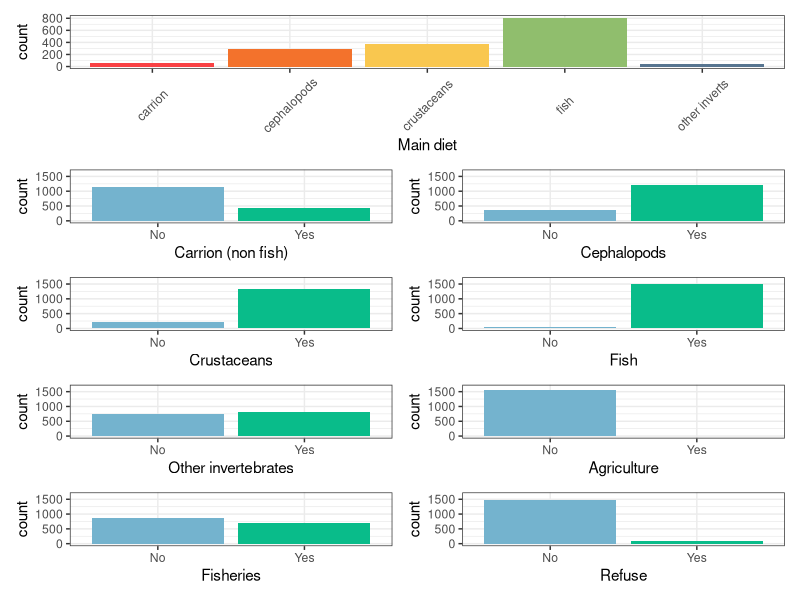
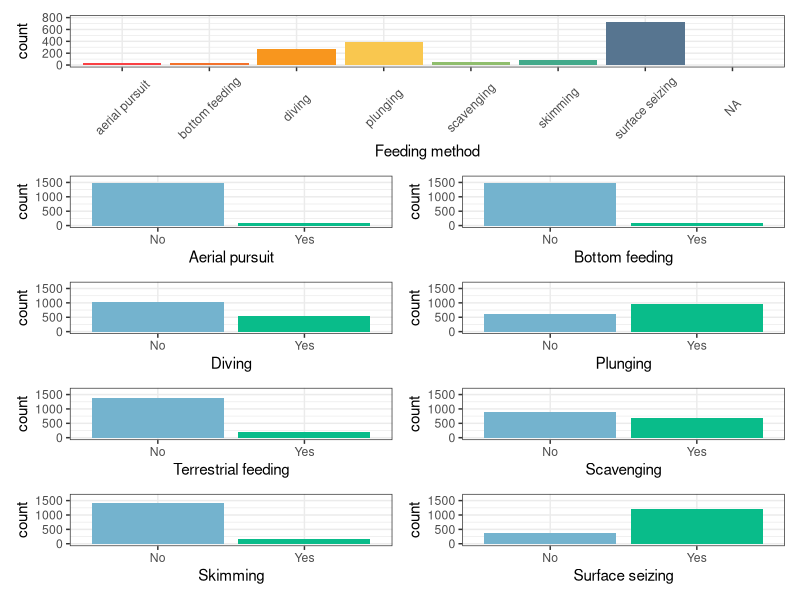
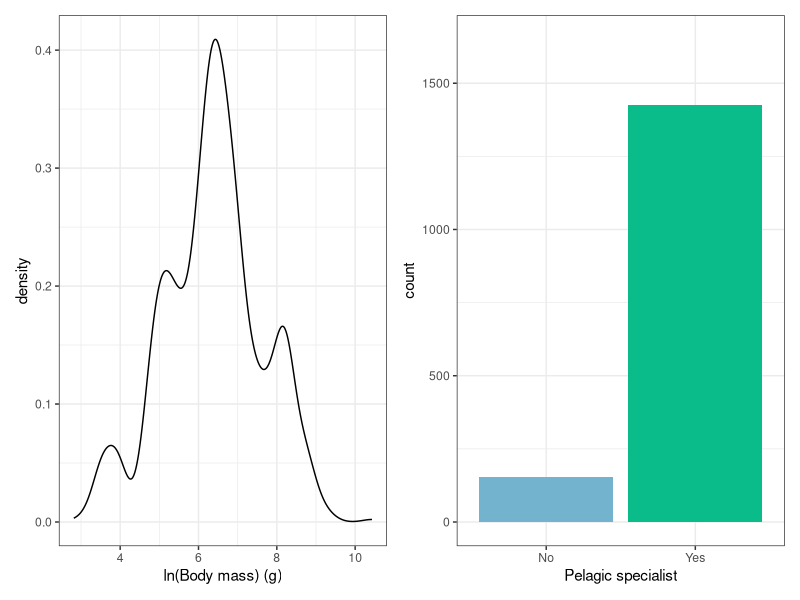
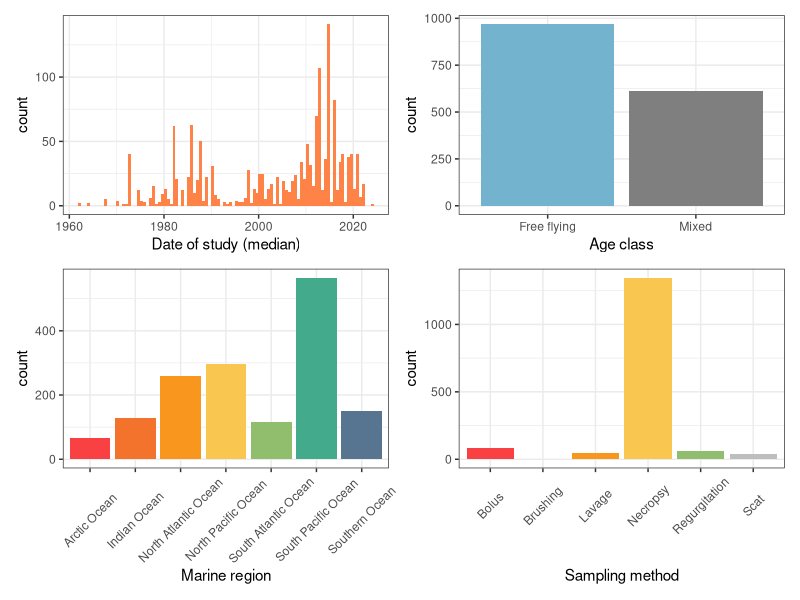
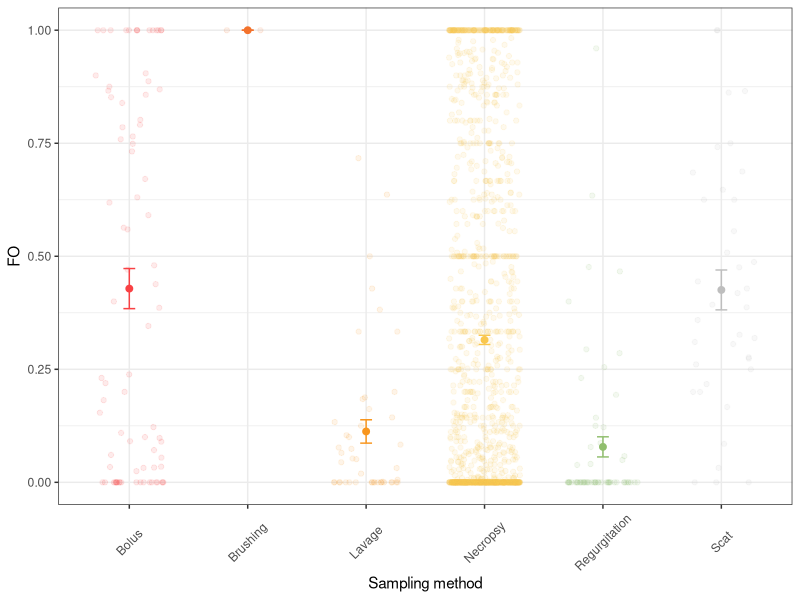
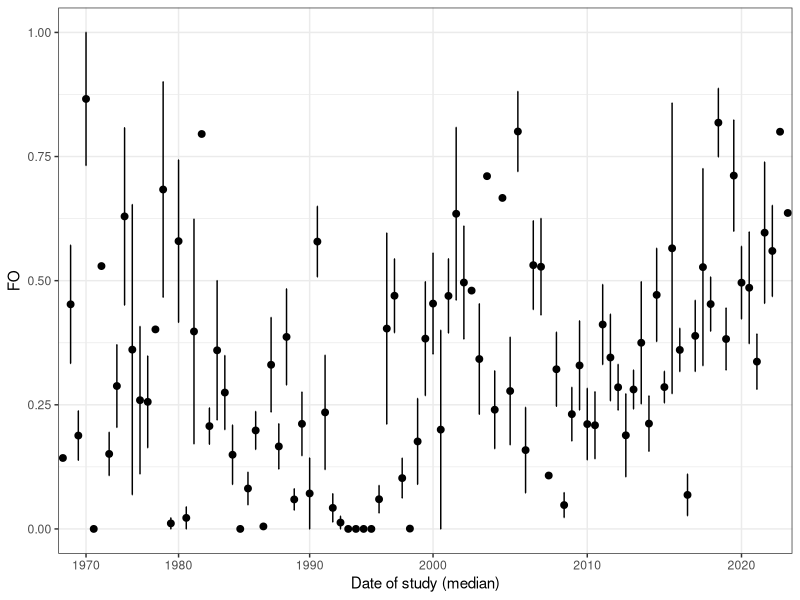
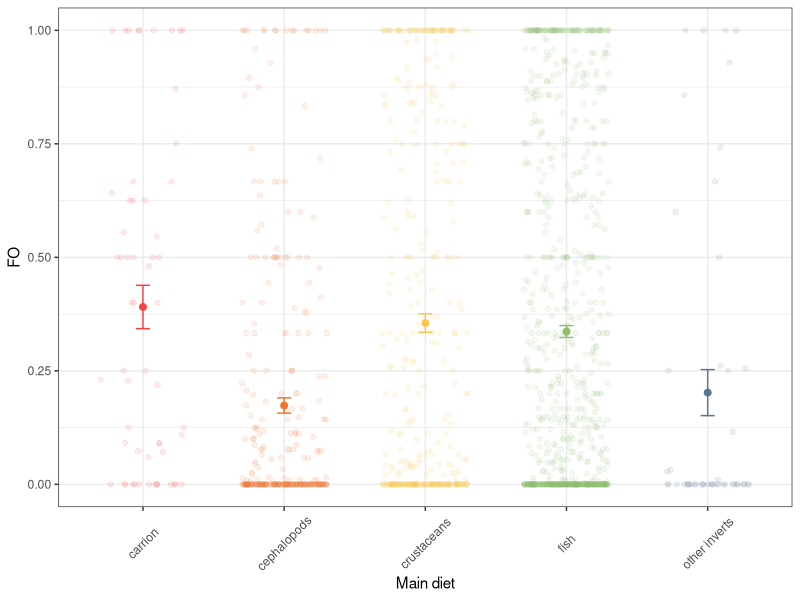
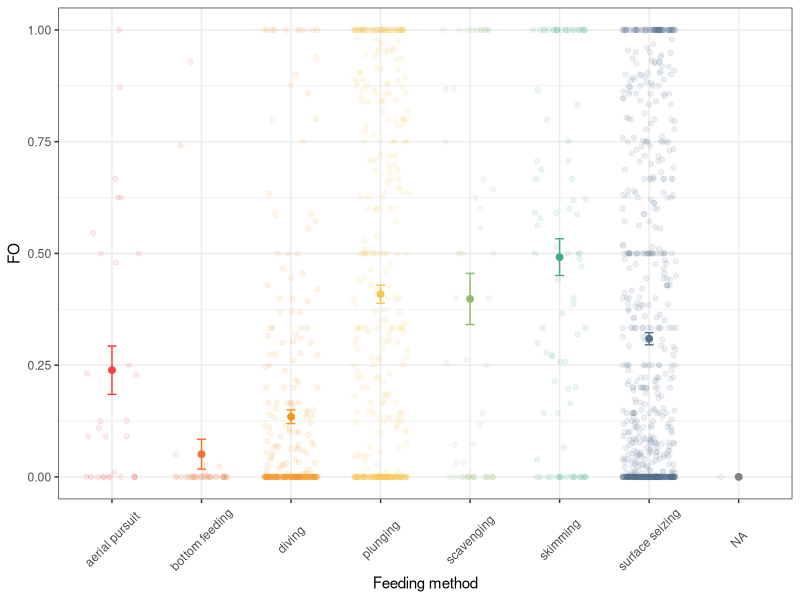

The R source for these figures, in order:
## ---- chunk 1
# Load libraries
library(tidyverse) # for plots and data wrangling
library(patchwork) # for panel plots
library(here)
## ---- chunk 2
# Read in the data
seabird_data <- read_csv(file = here::here("data/plastic-data-aggregated_2025-09-24.csv"))
## ---- chunk 3
# Unite the diet categories
seabird_data <- seabird_data %>%
  unite(col = "diet_type", carrion:as_refuse, remove = FALSE)
## ---- chunk 4
# How many species?
length(unique(seabird_data$clements2024_binomial))
## ---- chunk 5
# How many sources?
length(unique(seabird_data$source)) 
## ---- chunk 6
well_studied <- 
seabird_data %>%
  group_by(clements2024_binomial) %>%
  summarise(records = n(), sampled = sum(n_total)) %>%
  filter(records >=3 & sampled >= 100)

well_studied %>% summarise(n())
## ---- chunk 7
# Body mass
bm <-
  ggplot(seabird_data, aes(x = log(body_mass_g))) +
  geom_density() +
  xlab("ln(Body mass) (g)") +
  theme_bw()

# main diet
diet <-
ggplot(seabird_data, aes(x = as.factor(main_diet), fill = as.factor(main_diet))) +
  geom_bar() +
  xlab("Main diet") +
  theme_bw() +
  theme(legend.position = "none") +
  scale_fill_manual(values = c("#F94144","#F3722C",
                               "#F9C74F","#90BE6D",
                               "#577590")) +
  scale_x_discrete(labels = c("carrion", "cephalopods", "crustaceans", "fish", "other inverts")) +
  theme(axis.text.x = element_text(angle = 45, vjust = 0.5, hjust = 0.5)) 

# Fish
f <-
ggplot(seabird_data, aes(x = as.factor(fish), fill = as.factor(fish))) +
  geom_bar() +
  xlab("Fish") +
  ylim(0, 1650) +
  scale_x_discrete(labels = c("No", "Yes")) +
  theme_bw() +
  theme(legend.position = "none") +
  scale_fill_manual(values = c("#74B3CE","#09BC8A"))  
 
 # Carrion.NonFishVertebrates
c <-
ggplot(seabird_data, aes(x = as.factor(carrion), fill = as.factor(carrion))) +
  geom_bar() +
  xlab("Carrion (non fish)") +
  ylim(0, 1650) +
  scale_x_discrete(labels = c("No", "Yes")) +
  theme_bw() +
  theme(legend.position = "none") +
  scale_fill_manual(values = c("#74B3CE","#09BC8A")) 
 
# Cephalopods
cp <-
  ggplot(seabird_data, aes(x = as.factor(cephalopods), 
                       fill = as.factor(cephalopods))) +
  geom_bar() +
  xlab("Cephalopods") +
  ylim(0, 1650) +
  scale_x_discrete(labels = c("No", "Yes")) +
  theme_bw() +
  theme(legend.position = "none") +
  scale_fill_manual(values = c("#74B3CE","#09BC8A"))
 
# Crustaceans
cr <-
ggplot(seabird_data, aes(x = as.factor(crustaceans), fill = as.factor(crustaceans))) +
  geom_bar() +
  xlab("Crustaceans") +
  ylim(0, 1650) +
  scale_x_discrete(labels = c("No", "Yes")) +
  theme_bw() +
  theme(legend.position = "none") +
  scale_fill_manual(values = c("#74B3CE","#09BC8A"))
 
 # Other inverts
oi<- 
ggplot(seabird_data, aes(x = as.factor(other_inverts), fill = as.factor(other_inverts))) +
  geom_bar() +
  xlab("Other invertebrates") +
  ylim(0, 1650) +
  scale_x_discrete(labels = c("No", "Yes")) +
  theme_bw() +
  theme(legend.position = "none") +
  scale_fill_manual(values = c("#74B3CE","#09BC8A"))
 
 # Refuse
ar <-
ggplot(seabird_data, aes(x = as.factor(as_refuse), fill = as.factor(as_refuse))) +
  geom_bar() +
  xlab("Refuse") +
  ylim(0, 1650) +
  scale_x_discrete(labels = c("No", "Yes")) +
  theme_bw() +
  theme(legend.position = "none") +
  scale_fill_manual(values = c("#74B3CE","#09BC8A"))

# Fisheries discards
af <-
ggplot(seabird_data, aes(x = as.factor(as_fishery), fill = as.factor(as_fishery))) +
  geom_bar() +
  xlab("Fisheries") +
  ylim(0, 1650) +
  scale_x_discrete(labels = c("No", "Yes")) +
  theme_bw() +
  theme(legend.position = "none") +
  scale_fill_manual(values = c("#74B3CE","#09BC8A"))

# Agricultural
aa <-
ggplot(seabird_data, aes(x = as.factor(as_agriculture), fill = as.factor(as_agriculture))) +
  geom_bar() +
  xlab("Agriculture") +
  ylim(0, 1650) +
  scale_x_discrete(labels = c("No", "Yes")) +
  theme_bw() +
  theme(legend.position = "none") +
  scale_fill_manual(values = c("#74B3CE","#09BC8A"))

# Feeding method
fm <-
ggplot(seabird_data, aes(x = as.factor(feeding_method), fill = as.factor(feeding_method))) +
  geom_bar() +
  xlab("Feeding method") +
  theme_bw() +
  theme(legend.position = "none") +
  scale_fill_manual(values = c("#F94144","#F3722C","#F8961E",
                               "#F9C74F","#90BE6D","#43AA8B",
                               "#577590")) +
  scale_x_discrete(labels = c("aerial pursuit", "bottom feeding", "diving", 
                              "plunging", "scavenging", "skimming", "surface seizing")) +
  theme(axis.text.x = element_text(angle = 45, vjust = 0.5, hjust = 0.5)) +
  ylim(0,800)

# Aerial pursuit
aerial <-
ggplot(seabird_data, aes(x = as.factor(aerial_pursuit), fill = as.factor(aerial_pursuit))) +
  geom_bar() +
  xlab("Aerial pursuit") +
  ylim(0, 1650) +
  scale_x_discrete(labels = c("No", "Yes")) +
  theme_bw() +
  theme(legend.position = "none") +
  scale_fill_manual(values = c("#74B3CE","#09BC8A"))

# bottom feeding
bottom <-
ggplot(seabird_data, aes(x = as.factor(bottom_feeding), fill = as.factor(bottom_feeding))) +
  geom_bar() +
  xlab("Bottom feeding") +
  ylim(0, 1650) +
  scale_x_discrete(labels = c("No", "Yes")) +
  theme_bw() +
  theme(legend.position = "none") +
  scale_fill_manual(values = c("#74B3CE","#09BC8A"))

# divers
dive <-
ggplot(seabird_data, aes(x = as.factor(diving), fill = as.factor(diving))) +
  geom_bar() +
  xlab("Diving") +
  ylim(0, 1650) +
  scale_x_discrete(labels = c("No", "Yes")) +
  theme_bw() +
  theme(legend.position = "none") +
  scale_fill_manual(values = c("#74B3CE","#09BC8A"))

# plunging
plunge <-
ggplot(seabird_data, aes(x = as.factor(plunging), fill = as.factor(plunging))) +
  geom_bar() +
  xlab("Plunging") +
  ylim(0, 1650) +
  scale_x_discrete(labels = c("No", "Yes")) +
  theme_bw() +
  theme(legend.position = "none") +
  scale_fill_manual(values = c("#74B3CE","#09BC8A"))

# terrestrial
terr <-
ggplot(seabird_data, aes(x = as.factor(terrestrial_feeding), fill = as.factor(terrestrial_feeding))) +
  geom_bar() +
  xlab("Terrestrial feeding") +
  ylim(0, 1650) +
  scale_x_discrete(labels = c("No", "Yes")) +
  theme_bw() +
  theme(legend.position = "none") +
  scale_fill_manual(values = c("#74B3CE","#09BC8A"))

# scavenging
scavenge <-
ggplot(seabird_data, aes(x = as.factor(scavenging), fill = as.factor(scavenging))) +
  geom_bar() +
  xlab("Scavenging") +
  ylim(0, 1650) +
  scale_x_discrete(labels = c("No", "Yes")) +
  theme_bw() +
  theme(legend.position = "none") +
  scale_fill_manual(values = c("#74B3CE","#09BC8A"))

# skimming
skim <-
ggplot(seabird_data, aes(x = as.factor(skimming), fill = as.factor(skimming))) +
  geom_bar() +
  xlab("Skimming") +
  ylim(0, 1650) +
  scale_x_discrete(labels = c("No", "Yes")) +
  theme_bw() +
  theme(legend.position = "none") +
  scale_fill_manual(values = c("#74B3CE","#09BC8A"))

# surface seizing
surface <-
ggplot(seabird_data, aes(x = as.factor(surface_seizing), fill = as.factor(surface_seizing))) +
  geom_bar() +
  xlab("Surface seizing") +
  ylim(0, 1650) +
  scale_x_discrete(labels = c("No", "Yes")) +
  theme_bw() +
  theme(legend.position = "none") +
  scale_fill_manual(values = c("#74B3CE","#09BC8A"))
 
# Pelagic Specialist
ps <- 
ggplot(seabird_data, aes(x = as.factor(pelagic_specialist), fill = as.factor(pelagic_specialist))) +
  geom_bar() +
  xlab("Pelagic specialist") +
  ylim(0, 1650) +
  scale_x_discrete(labels = c("No", "Yes")) +
  theme_bw() +
  theme(legend.position = "none") +
  scale_fill_manual(values = c("#74B3CE","#09BC8A"))

# DMS.responsive
#dms <-
#ggplot(data_noNA, aes(x = as.factor(DMS.responsive_Dell.Ariccia), fill = #as.factor(DMS.responsive_Dell.Ariccia))) +
  #geom_bar() +
 # xlab("DMS responsive") +
  #scale_x_discrete(labels = c("No", "Yes")) +
  #theme_bw() +
  #theme(legend.position = "none") +
  #scale_fill_manual(values = c("#74B3CE","#09BC8A"))
## ---- chunk 8
#(fm + bm + diet) / 
# (f + c + cp) / (cr + plot_spacer()+ oi) / (aa + af + ar)
#ggsave(file = here("output/species-level-variables.png"), height = 8)

diet  / (c + cp) / (cr + f) / (oi + aa) / (af + ar)
#ggsave(file = here("figures/diet-variables.png"), height = 8)

fm / (aerial + bottom) / (dive + plunge) / (terr + scavenge) / (skim + surface)
#ggsave(file = here("figures/feeding-variables.png"), height = 8)

bm + ps
#ggsave(file = here("figures/other-variables.png"), height = 4)
## ---- chunk 9
# Frequency of occurrence
fo <- 
  ggplot(seabird_data, aes(x = FO)) +
  geom_histogram(fill = "lightblue", bins = 10) +
  xlab("Frequency of occurrence of plastic") +
  theme_bw()

# Free flying or not
ff <- 
  ggplot(seabird_data, aes(x = as.factor(freeflying), fill = as.factor(freeflying))) +
  geom_bar() +
  xlab("Age class") +
  scale_x_discrete(labels = c("Free flying", "Mixed")) +
  theme_bw() +
  theme(legend.position = "none") +
  scale_fill_manual(values = c("#74B3CE","#09BC8A"))

# Median date
dd <- 
  ggplot(seabird_data, aes(x = date_median)) +
  geom_histogram(fill = "sienna1", bins = 100) +
  xlab("Date of study (median)") +
  theme_bw()

# Marine region
mr <- 
ggplot(seabird_data, aes(x = as.factor(marine_region), fill = as.factor(marine_region))) +
  geom_bar() +
  xlab("Marine region") +
  theme_bw() +
  theme(legend.position = "none") +
  scale_fill_manual(values = c("#F94144","#F3722C","#F8961E",
                               "#F9C74F","#90BE6D","#43AA8B",
                               "#577590")) +
  theme(axis.text.x = element_text(angle = 45, vjust = 0.5, hjust = 0.5))  

# Sampling method
sm <- 
ggplot(seabird_data, aes(x = as.factor(sampling_method), fill = as.factor(sampling_method))) +
  geom_bar() +
  xlab("Sampling method") +
  theme_bw() +
  theme(legend.position = "none") +
    scale_fill_manual(values = c("#F94144","#F3722C","#F8961E",
                               "#F9C74F","#90BE6D","grey")) +
   theme(axis.text.x = element_text(angle = 45, vjust = 0.5, hjust = 0.5))  
## ---- chunk 10
 (dd + ff) / (mr + sm)
ggsave(file = here("output/study-level-variables.png"), height = 6)
## ---- chunk 11
# Get summary stats for each grouping variable
sumdatSM <-
  seabird_data %>%
  group_by(sampling_method) %>%
  summarise(meanFO = mean(FO), seFO = sqrt(var(FO)/n()))

sumdatDate <-
  seabird_data %>%
  group_by(date_median) %>%
  summarise(meanFO = mean(FO), seFO = sqrt(var(FO)/n()))

sumdatDiet <-
  seabird_data %>%
  group_by(main_diet) %>%
  summarise(meanFO = mean(FO), seFO = sqrt(var(FO)/n()))

sumdatFM <-
  seabird_data %>%
  group_by(feeding_method) %>%
  summarise(meanFO = mean(FO, na.rm = TRUE), seFO = sqrt(var(FO, na.rm = TRUE)/n()))
## ---- chunk 12
# Plots
# Sampling method
ggplot(seabird_data, aes(x = as.factor(sampling_method), y = FO, colour = sampling_method)) +
  geom_jitter(alpha = 0.1, width = 0.3) +
  geom_point(data = sumdatSM, aes(y = meanFO), size = 2) +
  geom_errorbar(data = sumdatSM, aes(y = meanFO, ymin = meanFO - seFO, ymax = meanFO + seFO), width = 0.1) +
  xlab("Sampling method") +
  theme_bw() +
  theme(legend.position = "none") +
  scale_colour_manual(values = c("#F94144","#F3722C","#F8961E",
                               "#F9C74F","#90BE6D","grey")) +
   theme(axis.text.x = element_text(angle = 45, vjust = 0.5, hjust = 0.5))  


# Date
ggplot(seabird_data, aes(x = as.factor(date_median), y = FO)) +
  geom_point(data = sumdatDate, aes(y = meanFO), size = 2) +
  geom_errorbar(data = sumdatDate, aes(y = meanFO, ymin = meanFO - seFO, ymax = meanFO + seFO), width = 0.1) +
  xlab("Date of study (median)") +
  theme_bw() +
  theme(legend.position = "none") +
  scale_x_discrete(breaks = c(1960, 1970, 1980, 1990, 2000, 2010, 2020))

# Diet
ggplot(seabird_data, aes(x = as.factor(main_diet), y = FO, colour = main_diet)) +
  geom_jitter(alpha = 0.1, width = 0.3) +
  geom_point(data = sumdatDiet, aes(y = meanFO), size = 2) +
  geom_errorbar(data = sumdatDiet, aes(y = meanFO, ymin = meanFO - seFO, ymax = meanFO + seFO), width = 0.1) +
  xlab("Main diet") +
  theme_bw() +
  theme(legend.position = "none") +
  scale_colour_manual(values = c("#F94144","#F3722C",
                               "#F9C74F","#90BE6D",
                               "#577590")) +
  scale_x_discrete(labels = c("carrion", "cephalopods", "crustaceans", "fish", "other inverts")) +
  theme(axis.text.x = element_text(angle = 45, vjust = 0.5, hjust = 0.5))

# Feeding method
ggplot(seabird_data, aes(x = as.factor(feeding_method), y = FO, colour = feeding_method)) +
  geom_jitter(alpha = 0.1, width = 0.3) +
  geom_point(data = sumdatFM, aes(y = meanFO), size = 2) +
  geom_errorbar(data = sumdatFM, aes(y = meanFO, ymin = meanFO - seFO, ymax = meanFO + seFO), width = 0.1) +
  xlab("Feeding method") +
  theme_bw() +
  theme(legend.position = "none") +
  scale_colour_manual(values = c("#F94144","#F3722C","#F8961E",
                               "#F9C74F","#90BE6D","#43AA8B",
                               "#577590")) +
  scale_x_discrete(labels = c("aerial pursuit", "bottom feeding", "diving", 
                              "plunging", "scavenging", "skimming", "surface seizing")) +
  theme(axis.text.x = element_text(angle = 45, vjust = 0.5, hjust = 0.5))
